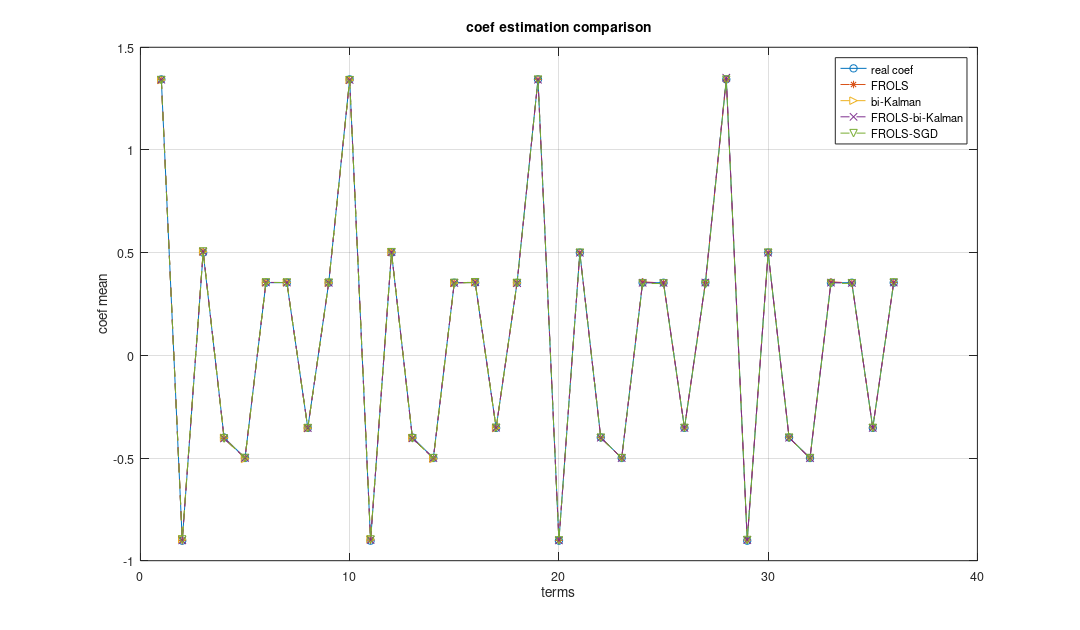
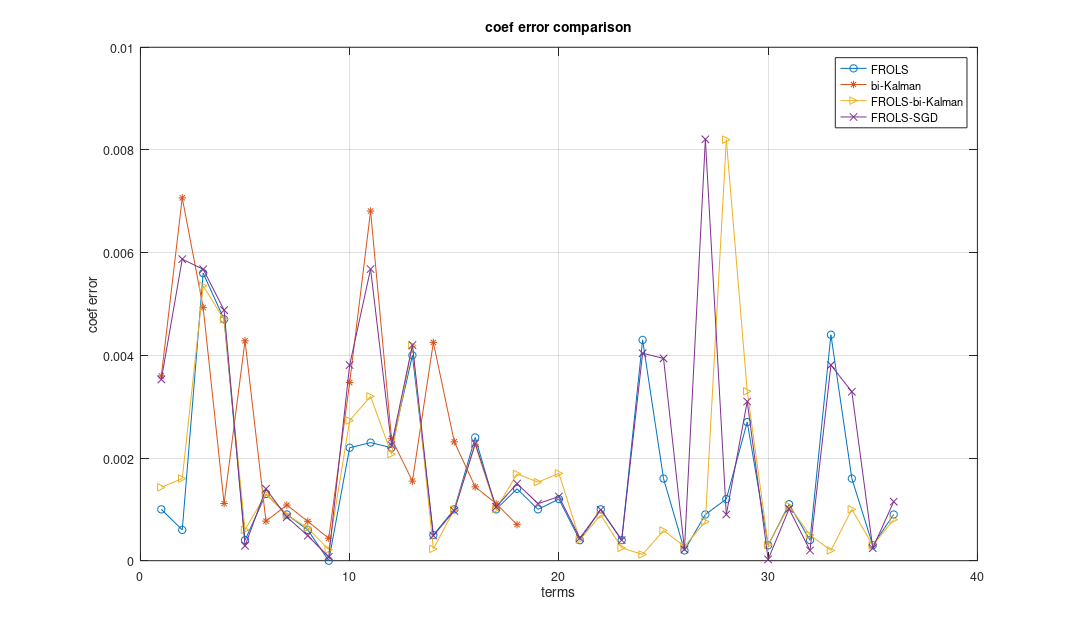
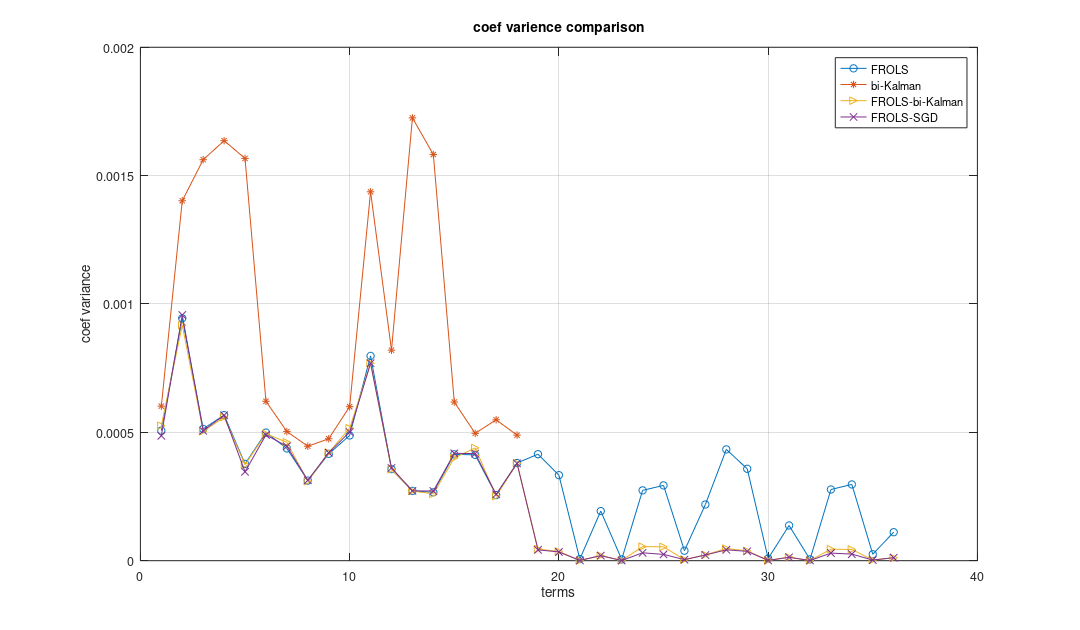

Source code (MATLAB) for these figures, in order:
% 2019/2/21
% 比较结果

clear;clc;
load('result.mat');

% 估计系数比较
figure(1);
plot(data(:, 1), '-o');
grid on;
hold on;
plot(data(:, 2), '--*');
hold on;
plot(data(:, 5), '-->');
hold on;
plot(data(:, 8), '--x');
hold on;
plot(data(:, 11), '--v');
xlabel('terms');
ylabel('coef mean');
title('coef estimation comparison');
legend('real coef', 'FROLS', 'bi-Kalman', 'FROLS-bi-Kalman', 'FROLS-SGD');
set(gcf,'PaperUnits','inches','PaperPosition',[0 0 12 7])
saveas(gcf, '../images/coef_com.png');

% 估计系数的误差比较
figure(2);
plot(data(:, 3), '-o');
grid on;
hold on;
plot(data(:, 6), '-*');
hold on;
plot(data(:, 9), '->');
hold on;
plot(data(:, 12), '-x');
xlabel('terms');
ylabel('coef error');
title('coef error comparison');
legend('FROLS', 'bi-Kalman', 'FROLS-bi-Kalman', 'FROLS-SGD');
set(gcf,'PaperUnits','inches','PaperPosition',[0 0 12 7])
saveas(gcf, '../images/coef_com_err.png');

% 估计系数的方差比较
figure(3);
plot(data(:, 4), '-o');
grid on;
hold on;
plot(data(:, 7), '-*');
hold on;
plot(data(:, 10), '->');
hold on;
plot(data(:, 13), '-x');
xlabel('terms');
ylabel('coef variance');
title('coef varience comparison');
legend('FROLS', 'bi-Kalman', 'FROLS-bi-Kalman', 'FROLS-SGD');
set(gcf,'PaperUnits','inches','PaperPosition',[0 0 12 7])
saveas(gcf, '../images/coef_com_var.png');
close all;
